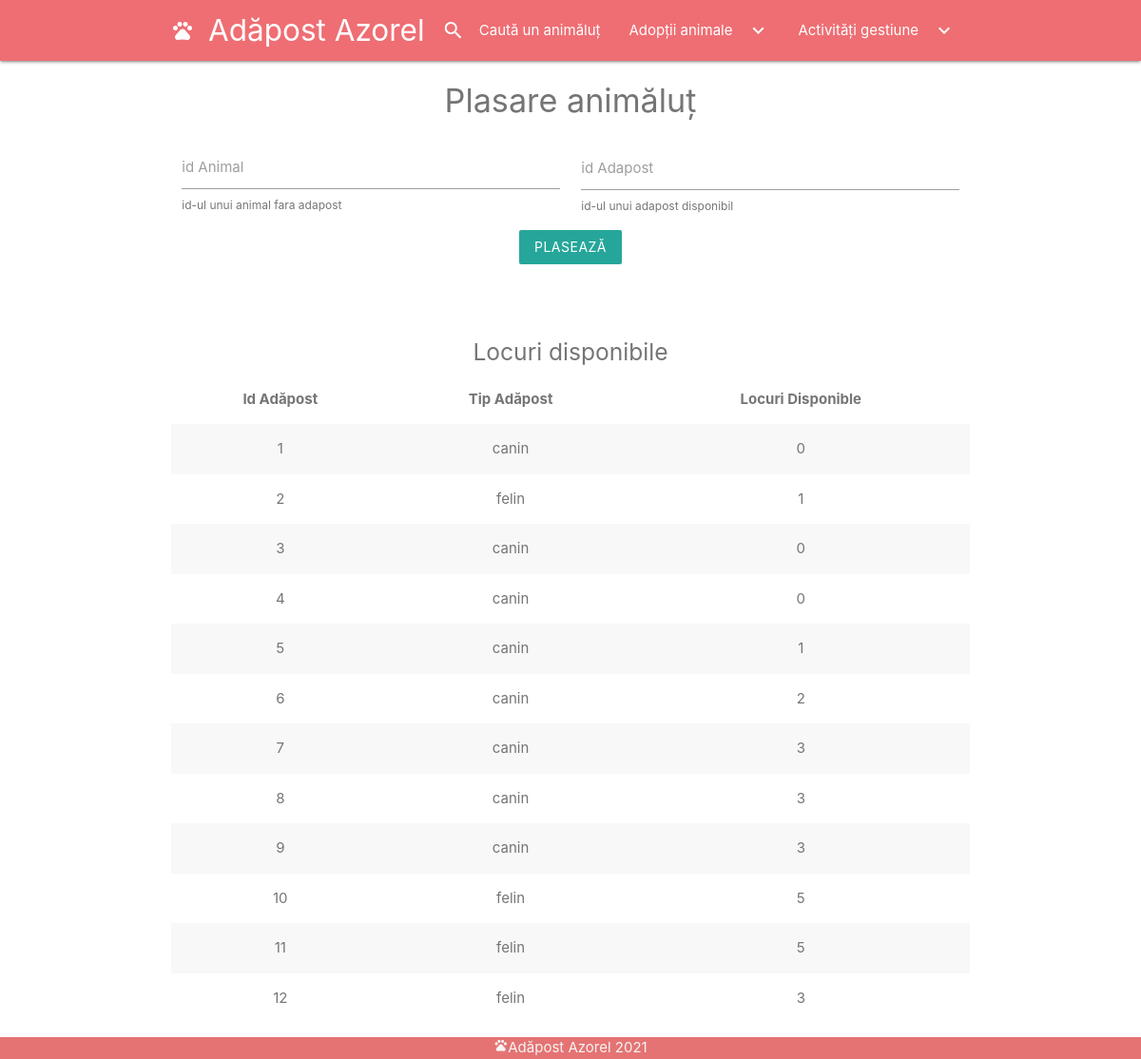
The page /proiect_adapost/plasare.php on the database its author committed.
### tables this page shows
CREATE TABLE `adaposturi` (
  `idAdapost` int(11) NOT NULL,
  `tipAdapost` enum('canin','felin') NOT NULL,
  `locuriDisponibile` int(64) NOT NULL
);

### proiect_adapost/plasare.php (the view, shortened to what this page needs)
<?php
	include('config/db_connect.php');
	$erori = array('idAnimal' =>'', 'idAdapost'=>'');
	$sql2 = 'SELECT idAdapost, tipAdapost, locuriDisponibile FROM adaposturi';
	$rezultate2 = mysqli_query($conexiune, $sql2);
	$animal_adapost = mysqli_fetch_all($rezultate2, MYSQLI_ASSOC);
?>
<!DOCTYPE html>
<html>
	<?php include('templates/header.php'); ?>
	<section class="container grey-text text-darken-1">
		<h4 class="center">Plasare animăluț</h4>
		<form class="white" action= "plasare.php" method="POST">
			<div class="row">
        		<div class="input-field col s6">
          		<input type="text" name="idAnimal">
          		<label>id Animal</label>
          		<span class="helper-text">id-ul unui animal fara adapost</span>
        	</div>
        	<div class = "red-text col s6"><?php echo $erori['idAnimal']; ?></div>
        	<div class="row">
        		<div class="input-field col s6">
          		<input type="text" name="idAdapost">
          		<label>id Adapost</label>
          		<span class="helper-text">id-ul unui adapost disponibil</span>
        	</div>
        	<div class = "red-text col s6"><?php echo $erori['idAdapost']; ?></div>
			<br>
			<br>
			<div class="center col s12">
				<input id="butonPlaseaza" type="submit" name="submit" value="Plasează" class="btn brand z-depth-0">
			</div>
		</form>
	</section>
<br>
<section class="container grey-text text-darken-1">
<h5 class = 'center grey-text text-darken-1'>Locuri disponibile</h5>
	<table class=" centered striped">
		<div class="responsive-table">
        <thead>
          <tr>
              <th>Id Adăpost</th>
              <th>Tip Adăpost</th>
              <th>Locuri Disponible</th>
          </tr>
        </thead>
        <tbody>
         	<?php foreach ($animal_adapost as $animalAdapost) { ?>
				<tr>
					<td><?php echo htmlspecialchars($animalAdapost['idAdapost']); ?></td>
					<td><?php echo htmlspecialchars($animalAdapost['tipAdapost']); ?></td>
					<td><?php echo htmlspecialchars($animalAdapost['locuriDisponibile']); ?></td>
				</tr>
			<?php } ?>
        </tbody>
        </div>
      </table>
</section>
	<?php include('templates/footer.php'); ?>
</html>

### proiect_adapost/templates/header.php (style rules this page uses)
body { display: flex; min-height: 100vh; flex-direction: column; }

### rows shown on the page
adaposturi: idAdapost "1", tipAdapost "canin", locuriDisponibile "0"
adaposturi: idAdapost "2", tipAdapost "felin", locuriDisponibile "1"
adaposturi: idAdapost "3", tipAdapost "canin", locuriDisponibile "0"
adaposturi: idAdapost "4", tipAdapost "canin", locuriDisponibile "0"
adaposturi: idAdapost "5", tipAdapost "canin", locuriDisponibile "1"
adaposturi: idAdapost "6", tipAdapost "canin", locuriDisponibile "2"
adaposturi: idAdapost "7", tipAdapost "canin", locuriDisponibile "3"
adaposturi: idAdapost "8", tipAdapost "canin", locuriDisponibile "3"
adaposturi: idAdapost "9", tipAdapost "canin", locuriDisponibile "3"
adaposturi: idAdapost "10", tipAdapost "felin", locuriDisponibile "5"
adaposturi: idAdapost "11", tipAdapost "felin", locuriDisponibile "5"
adaposturi: idAdapost "12", tipAdapost "felin", locuriDisponibile "3"
